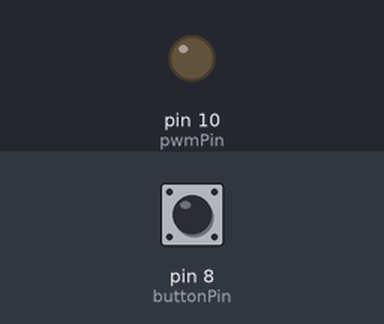
A sketch run on a simulated Arduino Uno, built with avr-gcc and run on an emulated ATmega328P. Parts: output pins drawn as LEDs (lit = HIGH). The inputs (shaded band) are chosen by the test bench; at power-on: pin 8 (buttonPin) HIGH. Pins used as bus, display or sensor lines are not drawn.

Above: at 1.2 s.
1.3 s: pin 8 (buttonPin) pulled LOW for 1 s
At 2.06 s:
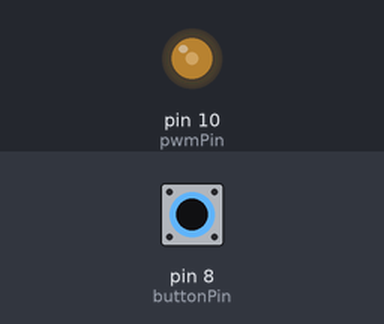
At 2.9 s:
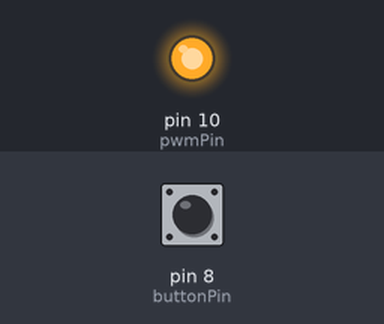
4.3 s: pin 8 (buttonPin) pulled LOW for 3.2 s
At 4.81 s:
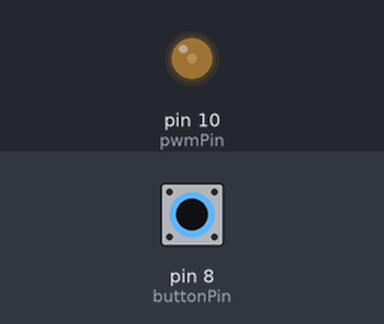
Timing chart, 0 to 11.4 s (numbered marks = the images above; inputs shaded):
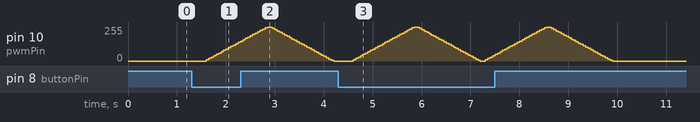

Measured:
- after the input at 1.3 s, pin 10 (pwmPin): rises from 0/255 to 255/255 in 1.3 s, then falls to 0/255 in 1.4 s

The sketch:

myAPWS.ino
```cpp
#define STATE_OFF 0
#define STATE_ACCEL 1
#define STATE_ON 2
#define STATE_DECCEL 3

#define TIMER_POWER_ON_DELAY 0
#define TIMER_ON 1
#define TIMER_OFF 2

const int nSleepPin = 13;
const int buttonPin = 8;
const int pwmPin = 10;

const int cycleTime = 50;  // ms
const int pwmMaxValue = 255;
const int pwmAccelStep = 10;
const int timerPowerOnDelay = 600;
const int timerOnDelay = 100;
const unsigned long timerOffDelay = 288000;

struct pump_state_s {
  int nSleepOut;
  int pwmOut;
  int state;
};

pump_state_s pump_state;

int pinLowCounter = 0;
int start = 0;

void setup() {
  pinMode(nSleepPin, OUTPUT);
  pinMode(buttonPin, INPUT);
  pinMode(pwmPin, OUTPUT);

  pump_state.nSleepOut = LOW;
  pump_state.pwmOut = 0;
  pump_state.state = STATE_OFF;
}

int pumpReadButton(void) {
  int start = 0;

  if (digitalRead(buttonPin) == LOW) {
    pinLowCounter++;
  } else {
    pinLowCounter = 0;
    start = 0;
  }

  if (pinLowCounter > 5) {
    pinLowCounter = 0;
    start = 1;
  }

  return start;
}

int pumpTimer(void) {
  static int timerState = TIMER_POWER_ON_DELAY;
  static int powerOnDelayCounter = 0;
  static int onCounter = 0;
  static unsigned long offCounter = 0;
  int start = 0;

  switch (timerState) {
    case TIMER_POWER_ON_DELAY:
      start = 0;
      if (++powerOnDelayCounter >= timerPowerOnDelay) {
        timerState = TIMER_ON;
      }
      break;
    case TIMER_ON:
      start = 1;
      if (++onCounter >= timerOnDelay) {
        onCounter = 0;
        timerState = TIMER_OFF;
      }
      break;
    case TIMER_OFF:
      start = 0;
      if (++offCounter >= timerOffDelay) {
        offCounter = 0;
        timerState = TIMER_ON;
      }
      break;
    default:
      timerState = TIMER_OFF;
  }

  return start;
}

void pumpControl(int start, pump_state_s &state) {
  switch (state.state) {
    case STATE_OFF:
      state.nSleepOut = LOW;
      state.pwmOut = 0;
      if (start == 1) {
        state.nSleepOut = HIGH;
        state.state = STATE_ACCEL;
      }
      break;

    case STATE_ACCEL:
      state.pwmOut += pwmAccelStep;
      if (state.pwmOut >= pwmMaxValue) {
        state.pwmOut = pwmMaxValue;
        state.state = STATE_ON;
      }
      break;

    case STATE_ON:
      if (start == 0) {
        state.state = STATE_DECCEL;
      }
      break;

    case STATE_DECCEL:
      state.pwmOut -= pwmAccelStep;
      if (state.pwmOut <= 0) {
        state.pwmOut = 0;
        state.state = STATE_OFF;
      }
      break;

    default:
      state.state = STATE_OFF;
  }
}

void loop() {
  start = pumpTimer();

  if (start == 0) {
    start = pumpReadButton();
  }

  pumpControl(start, pump_state);

  digitalWrite(nSleepPin, pump_state.nSleepOut);
  analogWrite(pwmPin, pump_state.pwmOut);

  delay(cycleTime);
}
```
